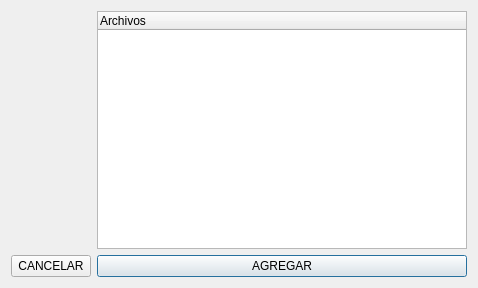
<?xml version="1.0" encoding="UTF-8"?>
<ui version="4.0">
 <class>d_agregar</class>
 <widget class="QDialog" name="d_agregar">
  <property name="geometry">
   <rect>
    <x>0</x>
    <y>0</y>
    <width>478</width>
    <height>288</height>
   </rect>
  </property>
  <property name="windowTitle">
   <string>Dialog</string>
  </property>
  <layout class="QGridLayout" name="gridLayout">
   <item row="1" column="1">
    <widget class="QPushButton" name="b_agregar">
     <property name="text">
      <string>AGREGAR</string>
     </property>
    </widget>
   </item>
   <item row="0" column="1">
    <widget class="QTreeWidget" name="t_lista_a">
     <column>
      <property name="text">
       <string>Archivos</string>
      </property>
     </column>
    </widget>
   </item>
   <item row="1" column="0">
    <widget class="QPushButton" name="b_cancelar">
     <property name="text">
      <string>CANCELAR</string>
     </property>
    </widget>
   </item>
  </layout>
 </widget>
 <resources/>
 <connections/>
</ui>
